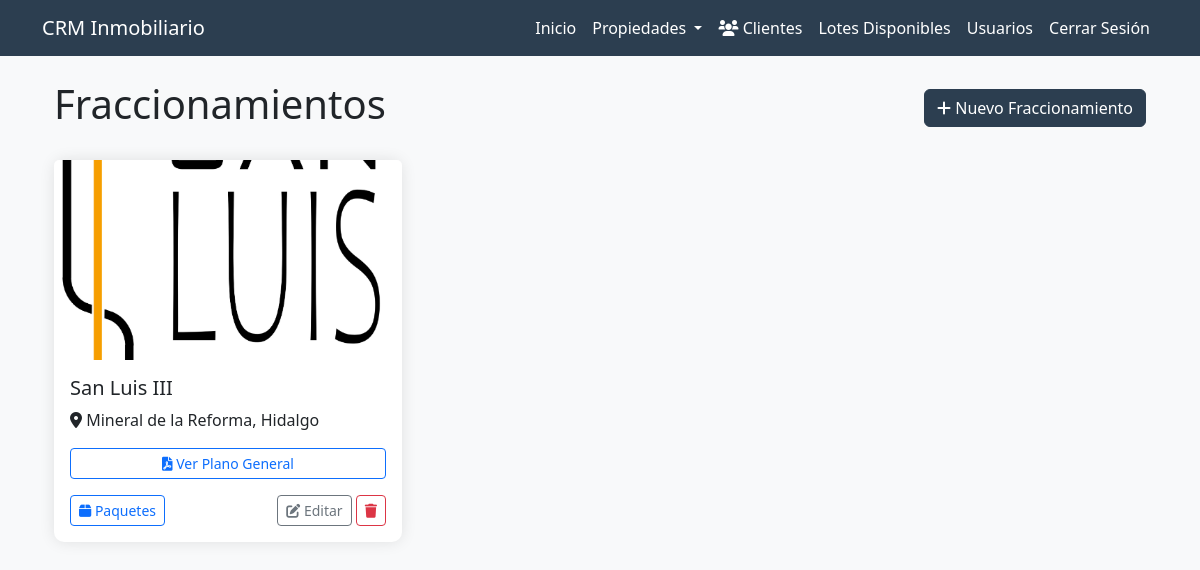
The page /properties/fraccionamientos (signed in) on the database its author committed.
### app/properties/models.py (models this page shows)
class Fraccionamiento(db.Model):
    __tablename__ = 'fraccionamiento'
    id = db.Column(db.Integer, primary_key=True)
    nombre = db.Column(db.String(100), nullable=False)
    ubicacion = db.Column(db.String(200), nullable=True)
    logo = db.Column(db.String(200))  # Path to logo file
    sembrado = db.Column(db.String(200))
    created_at = db.Column(db.DateTime, default=datetime.utcnow)
    updated_at = db.Column(db.DateTime, default=datetime.utcnow, onupdate=datetime.utcnow)
    paquetes = db.relationship('Paquete', backref='fraccionamiento', lazy=True)

### app/properties/routes.py (the view)
@bp.route('/fraccionamientos')
@login_required
def fraccionamientos_index():
    fraccionamientos = Fraccionamiento.query.all()
    return render_template('properties/fraccionamientos/index.html', fraccionamientos=fraccionamientos)

### app/auth/models.py (called while the page is built)
@login_manager.user_loader
def load_user(id):
    return User.query.get(int(id))

    def has_role(self, role):
        return self.role == role.value if isinstance(role, UserRole) else self.role == role

### app/templates/properties/fraccionamientos/index.html (shortened to what this page needs)
{% extends "base.html" %}
{% block content %}
<div class="container mt-4">
    <div class="d-flex justify-content-between align-items-center mb-4">
        <h1>Fraccionamientos</h1>
        <a href="{{ url_for('properties.fraccionamiento_new') }}" class="btn btn-primary">
            <i class="fas fa-plus"></i> Nuevo Fraccionamiento
        </a>
    </div>
    <div class="row">
        {% if fraccionamientos %}
            {% for fraccionamiento in fraccionamientos %}
            <div class="col-md-6 col-lg-4 mb-4">
                <div class="card h-100">
                    {% if fraccionamiento.logo %}
                    <img src="{{ url_for('static', filename=fraccionamiento.logo) }}" class="card-img-top" alt="{{ fraccionamiento.nombre }}" style="height: 200px; object-fit: cover;">
                    {% endif %}
                    <div class="card-body">
                        <h5 class="card-title">{{ fraccionamiento.nombre }}</h5>
                        {% if fraccionamiento.ubicacion %}
                        <p class="card-text">
                            <i class="fas fa-map-marker-alt"></i> {{ fraccionamiento.ubicacion }}
                        </p>
                        {% endif %}
                        {% if fraccionamiento.sembrado %}
                        <div class="mb-3">
                            {% if fraccionamiento.sembrado.endswith('.pdf') %}
                            <a href="{{ url_for('static', filename=fraccionamiento.sembrado) }}" target="_blank" class="btn btn-sm btn-outline-primary w-100">
                                <i class="fas fa-file-pdf"></i> Ver Plano General
                            </a>
                            {% else %}
                            <button type="button" class="btn btn-sm btn-outline-primary w-100" data-bs-toggle="modal" data-bs-target="#sembradoModal{{ fraccionamiento.id }}">
                                <i class="fas fa-map"></i> Ver Plano General
                            </button>
                            {% endif %}
                        </div>
                        {% endif %}
                        <div class="d-flex justify-content-between align-items-center mt-3">
                            <a href="{{ url_for('properties.paquetes_index', fraccionamiento_id=fraccionamiento.id) }}" class="btn btn-sm btn-outline-primary">
                                <i class="fas fa-box"></i> Paquetes
                            </a>
                            <div>
                                <a href="{{ url_for('properties.fraccionamiento_edit', id=fraccionamiento.id) }}" class="btn btn-sm btn-outline-secondary">
                                    <i class="fas fa-edit"></i> Editar
                                </a>
                                <form action="{{ url_for('properties.fraccionamiento_delete', id=fraccionamiento.id) }}" method="POST" class="d-inline"
                                    onsubmit="return confirm('¿Está seguro de que desea eliminar este fraccionamiento? Esta acción no se puede deshacer.');">
                                    <button type="submit" class="btn btn-sm btn-outline-danger">
                                        <i class="fas fa-trash"></i>
                                    </button>
                                </form>
                            </div>
                        </div>
                    </div>
                </div>
            </div>
            {% endfor %}
        {% else %}
            <div class="col-12">
                <div class="alert alert-info">
                    No hay fraccionamientos registrados.
                </div>
            </div>
        {% endif %}
    </div>
</div>
{% endblock %}

### app/templates/base.html (style rules this page uses)
:root { --primary-color: #2c3e50; --secondary-color: #34495e; --text-color: #6c757d; --border-color: #e9ecef; }
body { background-color: #f8f9fa; }
.card { border: none; border-radius: 10px; box-shadow: 0 0 15px rgba(0,0,0,0.1); }
.btn-primary { background-color: var(--primary-color); border-color: var(--primary-color); }

### rows shown on the page
Fraccionamiento: logo (picture), nombre "San Luis III", ubicacion "Mineral de la Reforma, Hidalgo"
